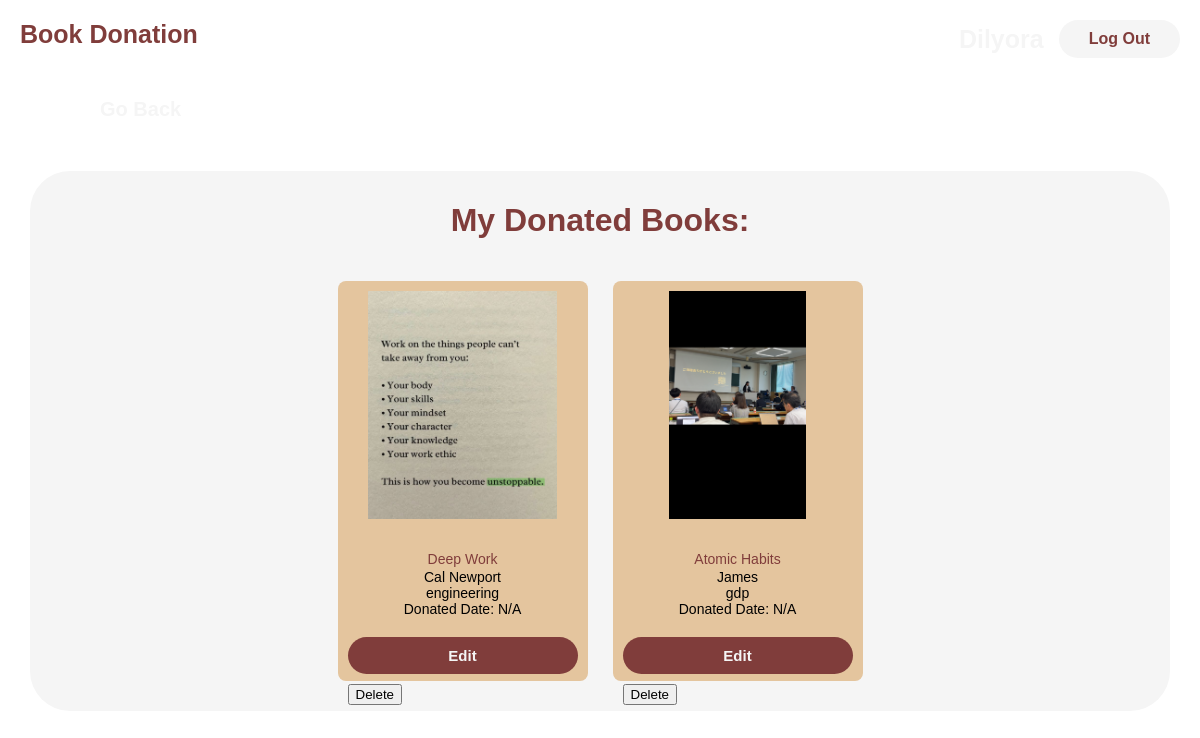
The page /my_donations (signed in) on the database its author committed.
### app/models.py (models this page shows)
class Book(db.Model):
    id = db.Column(db.Integer, primary_key=True)
    book_name = db.Column(db.String(100), nullable=False)
    book_author = db.Column(db.String(100), nullable=False)
    faculty = db.Column(db.String(50), nullable=False)
    book_image = db.Column(db.String(200), nullable=True)
    date_added = db.Column(db.DateTime, default=datetime.utcnow)
    user_id = db.Column(db.Integer, db.ForeignKey("user.id"), nullable=True)
    requests = db.relationship("BookRequest", backref="book", lazy=True)
    comments = db.relationship("Comments", backref="book", lazy=True)

### app/routes/books.py (the view)
@books_bp.route("/my_donations")
@login_required
def my_donations():
    user_donations = Book.query.filter_by(user_id=current_user.id).order_by(Book.id.desc()).all()
    return render_template("my-donations.html", donations=user_donations)

### app/templates/my-donations.html
{% extends 'base.html' %}
{% block body %}
<div class="my-requests-page">
    <div class="my-requests-container">
        <h1>My Donated Books: </h1>
        {% if donations %}
        <div class="my-requests-list">
            {% for donation in donations %}
            <div class="my-requests-card">
                <img src="{{ url_for('static', filename=donation.book_image.split('static/')[-1])}}">
                <div class="my-requests-book-info">
                    <div class="book-title">{{ donation.book_name }}</div>
                    <div class="book-author">{{ donation.book_author }}</div>
                    <div class="book-faculty">{{ donation.faculty}}</div>
                    <div class="book-added">Donated Date: {{ donation.timestamp.strftime('%Y-%m-%d %H:%M') if donation.timestamp else 'N/A' }}
                    </div>
                </div>
                <a href="{{ url_for('books.edit_book', book_id=donation.id) }}" class="requestBtn">Edit</a>
                <form method="POST" action="{{ url_for('books.delete_book', book_id=donation.id)}}" >
                    <button type="submit" onclick="return confirm('Are you sure you want to delete {{ donations.book_name }}')">Delete</button>
                </form>
            </div>
            {% endfor %}
        </div>
        {% else %}
        <p>You have not donated any book yet!</p>
        {% endif %}
    </div>
</div>
{% endblock %}

### app/static/css/styles.css (style rules this page uses)
* { box-sizing: border-box; }
body, html { height: 100%; }
body { margin: 0; padding: 0; font-family: "Suisse", sans-serif; position: relative; min-height: 100vh; overflow-x: hidden; }
body::before { content: ""; position: fixed; inset: 0; background: url("../img/book-img.png") center/cover no-repeat; filter: blur(4px); z-index: -1; }
.donateBtn, .receiveBtn, .loginBtn, .signupBtn, .searchBtn, .requestBtn, .submit-commentBtn { border: none; padding: 15px; text-align: center; font-size: 25px; border-radius: 20px; margin: 20px; cursor: pointer; color: whitesmoke; font-weight: bolder; }
.login-page, .signup-page, .receive-page, .book-details-page, .book-quality-page, .donate-page, .my-requests-page, .edit-book-page { justify-content: center; align-items: center; padding: 30px; }
.login-container, .signup-container, .receive-container, .book-details-container, .book-quality-container, .donate-page-container, .my-requests-container, .edit-book-container { display: flex; flex-direction: column; background-color: whitesmoke; align-items: center; justify-content: center; padding: 10px 60px; border-radius: 40px; }
h1, .find-book { color: #803D3B; }
.book-grid, .my-requests-list { display: flex; flex-wrap: wrap; width:100%; justify-content: center; align-content: flex-start; gap: 25px; padding: 20px; }
.book-card, .my-requests-card { display: flex; flex-direction: column; justify-content: space-between; gap: 10px; flex: 1 1 220px; max-width: 250px; box-sizing: border-box; border-radius: 8px; padding: 10px; background-color: #E4C59E; height: 400px; }
.book-card-details, .my-requests-book-info { display:flex; flex-direction: column; align-items: center; flex: 1 1 220px; box-sizing: border-box; border-radius: 8px; padding: 10px; height: 500px; }
.book-info,.my-requests-book-info { flex-grow: 1; display:flex; flex-direction: column; justify-content: flex-start; margin-top: 10px; }
.book-card img, .book-card-details img, .my-requests-card img { height: 60%; width: 100%; object-fit: contain; border-radius: 6px; }
.book-title { color: #803D3B; font-size: 20px; text-align: center; margin: 2px 0; font-size: clamp(12px, 2vw, 16px); }
.book-title, .book-author, .book-faculty, .book-added { flex: 1; text-align: center; word-wrap: break; max-width: 100%; font-size: clamp(10px, 1.8vw, 14px); }
.requestBtn, .submit-commentBtn { background-color: #803D3B; padding: 10px 10px; font-size: 15px; margin:0; }
a { text-decoration: none; }

### rows shown on the page
Book: book_image (picture), book_name "Deep Work", book_author "Cal Newport", faculty "engineering", timestamp "N/A"
Book: book_image (picture), book_name "Atomic Habits", book_author "James", faculty "gdp", timestamp "N/A"
